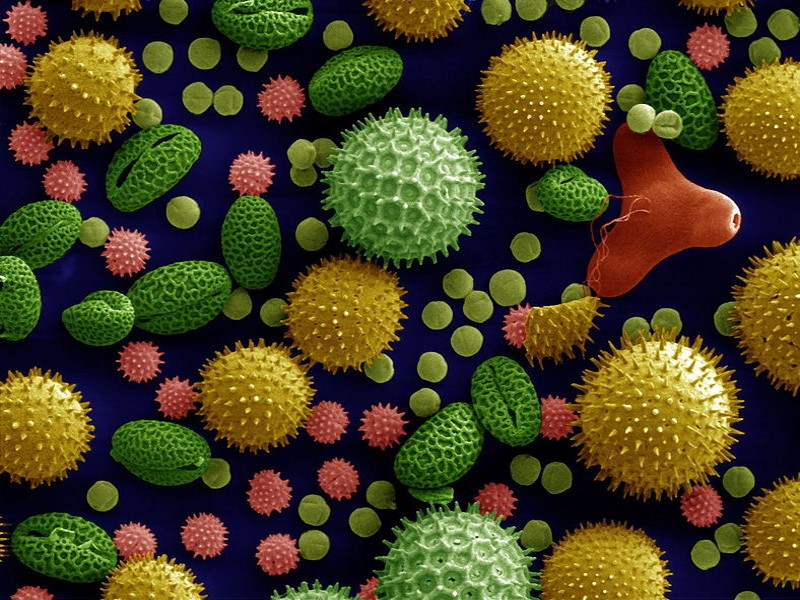
#> input picture EXAM/pollen.jpg, 800 x 600 px
$ python main.py
#> lines starting #> are read from the running program, lines starting #| are printed output that depends on the picture; after the words box and inside, x2 and y2 are one past the last pixel; in counts of white or black regions, pixels touching at a corner belong together
#> further down, imgBGR is the input picture: shape (600, 800, 3); mean B, G, R 33.4, 65.9, 73
import cv2
import numpy as np
from matplotlib import pyplot as plt


def convertimageBGRtoHSV(imgBGR):
    imgHSV = cv2.cvtColor(imgBGR, cv2.COLOR_BGR2HSV)  # avec plt.imshow, il faut reconvertir l'image
    return imgHSV

def convertimageBGRtoRGB(imgBGR):
    # IMAGE BRG -> cv2.imread
    imgRGB = cv2.cvtColor(imgBGR, cv2.COLOR_BGR2RGB)  # avec plt.imshow, il faut reconvertir l'image
#> in convertimageBGRtoHSV, `imgHSV = cv2.cvtColor(imgBGR, cv2.COLOR_BGR2HSV)  # avec plt.imshow, i..`: imgHSV: shape (600, 800, 3); mean H, S, V 63.9, 204.2, 90.4
    return imgRGB

def convertimageRGBtoBGR(imgRGB):
    # IMAGE BRG -> cv2.imread
    imgBGR = cv2.cvtColor(imgRGB, cv2.COLOR_RGB2BGR)  # avec plt.imshow, il faut reconvertir l'image
    return imgBGR

def convertimageRGBtoHSV(imgRGB):
    imgHSV = cv2.cvtColor(imgRGB,cv2.COLOR_RGB2HSV)
    return imgHSV

def convertimageHSVtoRGB(imgHSV):
    imgRGB= cv2.cvtColor(imgHSV,cv2.COLOR_HSV2RGB)
    return imgRGB

def colorpickerHSVgenerator(color):
    value = cv2.cvtColor(tableColorRGB(color), cv2.COLOR_RGB2HSV)
    min = value[0][0][0] / 2 - 5
    max = value[0][0][0] / 2 + 15
    return np.array([min, 0, 0]), np.array([max, 255, 255])

def tableColorRGB(name):
    if name == 'jaune':
        return np.uint8([[[255,255,0 ]]])
    pass

def binariseHSV(imgHSV, lower, upper):
    mask = cv2.inRange(imgHSV, lower, upper)
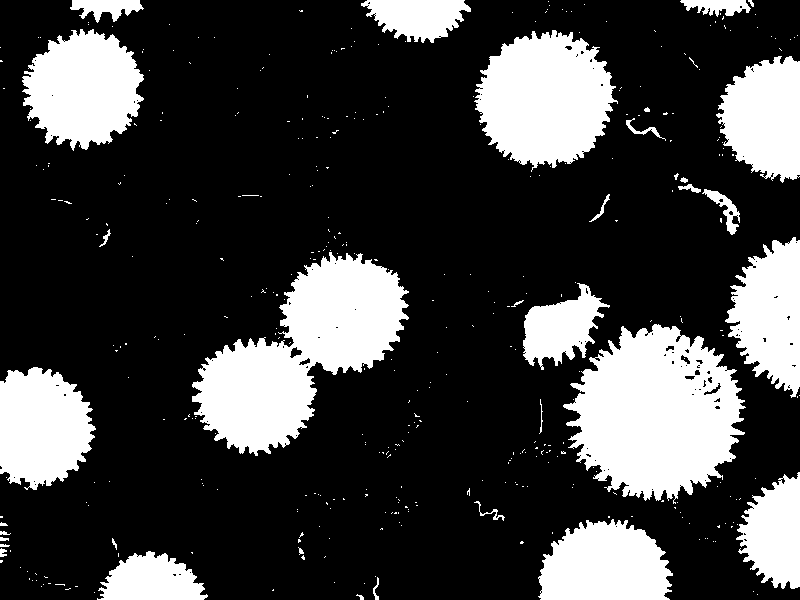
#> mask: shape (600, 800); 25.1% white; 401 white regions (367 under 20 px), largest, box (x1, y1, x2, y2) and area: (563, 324, 746, 504) 21840, (192, 252, 409, 456) 21255, (474, 30, 618, 172) 14080
    return mask

def seuillageCouleur(binarise):
    res = cv2.bitwise_and(imgBGR, imgBGR, mask=binarise)
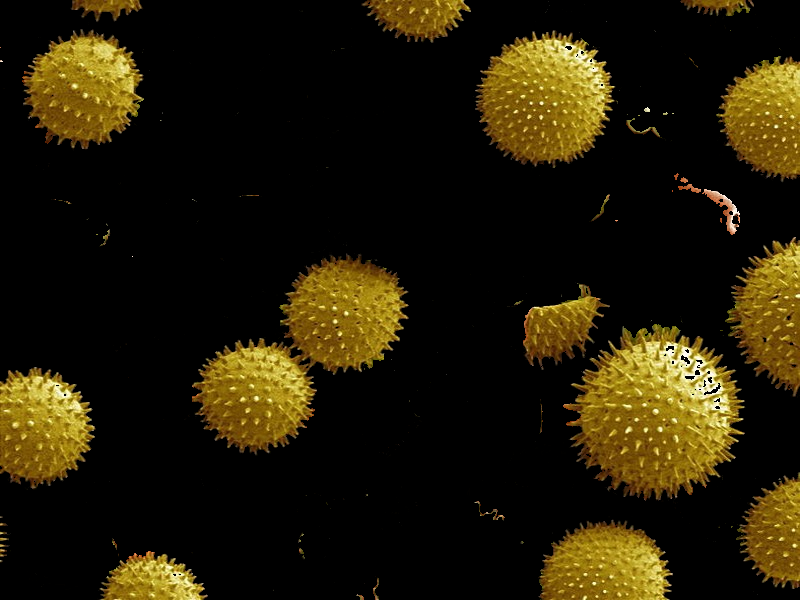
#> res: shape (600, 800, 3); mean B, G, R 6.8, 28, 35.6
#> in convertimageHSVtoRGB (call 2), `imgRGB= cv2.cvtColor(imgHSV,cv2.COLOR_HSV2RGB)`:
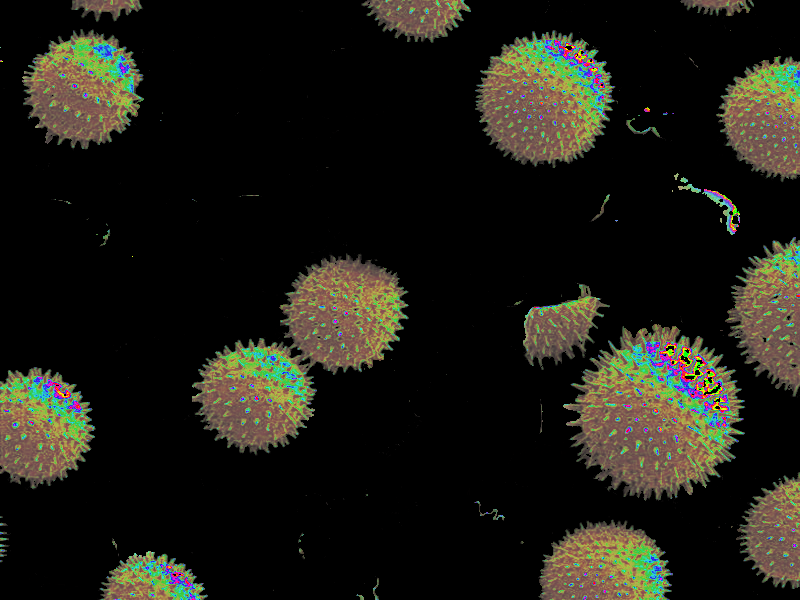
#> imgRGB: shape (600, 800, 3); mean R, G, B 29.7, 28.6, 21.1
    return res

def saveImage(img, name):
    cv2.imwrite(name + '.jpg', img)

def filtregaussien(img, nb=5):
#> called with nb = 5
    img = cv2.GaussianBlur(img, (nb, nb), 0)
#> in convertimageBGRtoHSV (call 2), `imgHSV = cv2.cvtColor(imgBGR, cv2.COLOR_BGR2HSV)  # avec plt.imshow, i..`: imgHSV: shape (600, 800, 3); mean H, S, V 64, 195.7, 90.1
#> in binariseHSV (call 2), `mask = cv2.inRange(imgHSV, lower, upper)`: mask: shape (600, 800); 25.5% white; 222 white regions (186 under 20 px), largest, box (x1, y1, x2, y2) and area: (563, 324, 745, 503) 22292, (192, 252, 409, 456) 21644, (475, 30, 618, 169) 14310
    return img

def filtremedian(img, nb=5):
    img = cv2.medianBlur(img, nb)
    return img

def openingclosing(img):
    kernel = np.ones((3, 3), np.uint8)
    opening = cv2.morphologyEx(img, cv2.MORPH_OPEN, kernel)
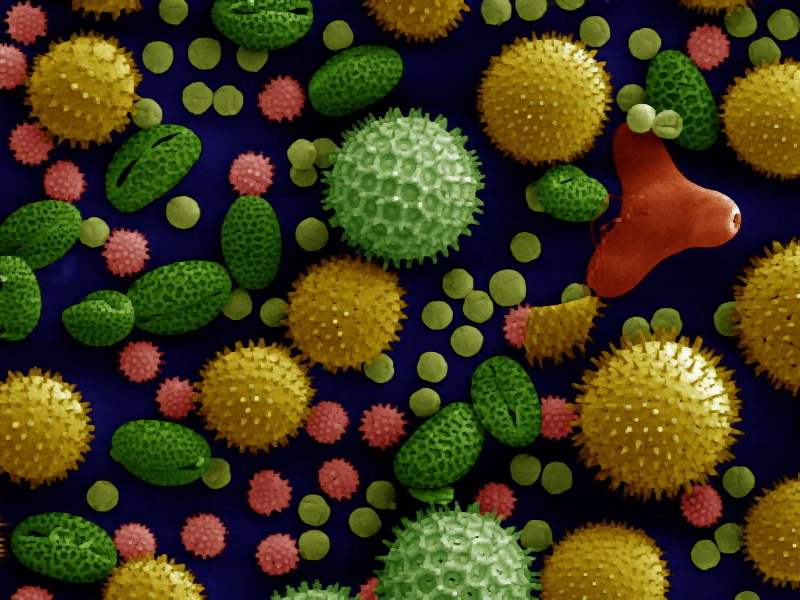
#> opening: shape (600, 800, 3); mean B, G, R 26.7, 59.6, 66.8
    closing = cv2.morphologyEx(opening, cv2.MORPH_CLOSE, kernel)
    return closing

def reductionbruit(img, filtre="null"):
    if filtre == "gaussien":
        img = filtregaussien(img)
    elif filtre == "median":
        img = filtremedian(img)
    elif filtre == "ouverture/fermeture":
        openingclosing(img)
    else:
        img = cv2.bilateralFilter(img, 9, 75, 75)
    return img

def denombrementetiquageconnexes(img):
    _, comp_conn = cv2.connectedComponents(img)
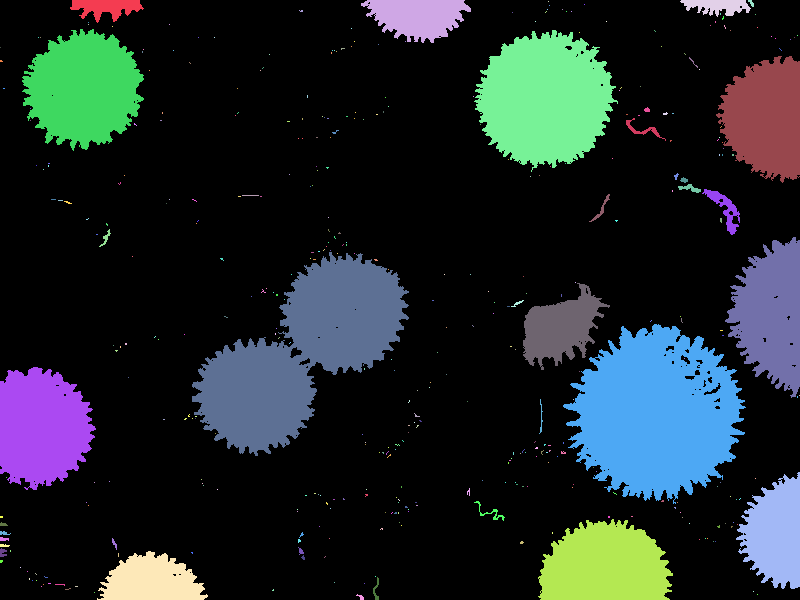
#> comp_conn: shape (600, 800) int32; 402 distinct labels, from 0 to 401; one colour per label, 0 black
    return comp_conn

if __name__ == "__main__":
    # PARTIE 1
    plt.subplot(4, 4, 1)
    imgBGR = cv2.imread('pollen.jpg')
    plt.imshow(convertimageBGRtoRGB(imgBGR), cmap='gray')
    plt.title('imgBGR')

    # imgBGR=convertImageRGBtoBGR(imgRGB)
    # plt.title('imgBGR')
    # plt.subplot(4, 4, 1)

    plt.subplot(4, 4, 2)
    imgHSV = convertimageBGRtoHSV(imgBGR)
    plt.imshow(convertimageHSVtoRGB(imgHSV), cmap='gray')
    plt.title('imgHSV')

    plt.subplot(4, 4, 3)
    lower, upper = colorpickerHSVgenerator('jaune')
    img_binarise = binariseHSV(imgHSV, lower, upper)
    saveImage(img_binarise, name='image_binaire')
    plt.imshow(img_binarise, cmap='gray')
    plt.title('image_binaire')

    plt.subplot(4, 4, 4)
    img_seuillage = seuillageCouleur(img_binarise)
    saveImage(img_seuillage, name='image_couleur_seuillee')
    plt.imshow(convertimageHSVtoRGB(img_seuillage), cmap='gray')
    plt.title('image_couleur_seuillee')

    #PARTIE 2 : GAUSSIEN

    plt.subplot(4, 4, 5)
    imggaussien = reductionbruit(imgBGR, filtre="gaussien")
    plt.imshow(convertimageBGRtoRGB(imggaussien), cmap='gray')
    plt.title('Filtre Gaussien')

    plt.subplot(4, 4, 6)
    imgHSV = convertimageBGRtoHSV(imggaussien)
    plt.imshow(convertimageHSVtoRGB(imgHSV), cmap='gray')
    plt.title('imgHSV')

    plt.subplot(4, 4, 7)
    lower, upper = colorpickerHSVgenerator('jaune')
    img_binarise = binariseHSV(imgHSV, lower, upper)
    saveImage(img_binarise, name='image_binaire_gaussien')
    plt.imshow(img_binarise, cmap='gray')
    plt.title('image_binaire')

    plt.subplot(4, 4, 8)
    img_seuillage = seuillageCouleur(img_binarise)
    saveImage(img_seuillage, name='image_couleur_seuillee_gaussien')
    plt.imshow(convertimageHSVtoRGB(img_seuillage), cmap='gray')
    plt.title('image_couleur_seuillee')

    #PARTIE 3: MEDIAN
    plt.subplot(4, 4, 9)
    img = reductionbruit(imgBGR, filtre="ouverture/fermeture")
    plt.imshow(convertimageBGRtoRGB(img), cmap='gray')
    plt.title('Ouverture/Fermeture')

    plt.subplot(4, 4, 10)
    imgHSV = convertimageBGRtoHSV(img)
    plt.imshow(convertimageHSVtoRGB(imgHSV), cmap='gray')
    plt.title('imgHSV')

    plt.subplot(4, 4, 11)
    lower, upper = colorpickerHSVgenerator('jaune')
    img_binarise = binariseHSV(imgHSV, lower, upper)
    saveImage(img_binarise, name='image_binaire_post')
    plt.imshow(img_binarise, cmap='gray')
    plt.title('image_binaire')

    plt.subplot(4, 4, 12)
    img_seuillage = seuillageCouleur(img_binarise)
    saveImage(img_seuillage, name='image_couleur_seuillee_post')
    plt.imshow(convertimageHSVtoRGB(img_seuillage), cmap='gray')
    plt.title('image_couleur_seuillee')

    #PARTIE 4 : DENOMBREMENT
    plt.subplot(4, 4, 13)
    img_denom = denombrementetiquageconnexes(img_binarise)
    saveImage(img_denom, name='image_binaire_post_denombre')
#> in saveImage (call 7), `cv2.imwrite(name + '.jpg', img)`:
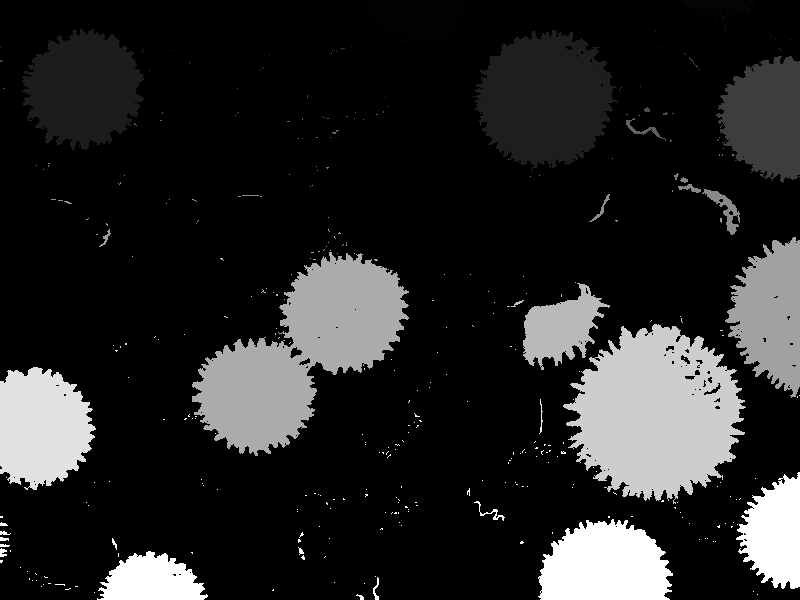
#> saved as image_binaire_post_denombre.jpg: shape (600, 800); min 0, max 255, mean 37.8
    plt.imshow(img_denom)
    plt.colorbar()
    plt.title('image_denombre')

    # [5 lines of commented-out code are left out]

    cv2.waitKey(0)
    cv2.destroyAllWindows()
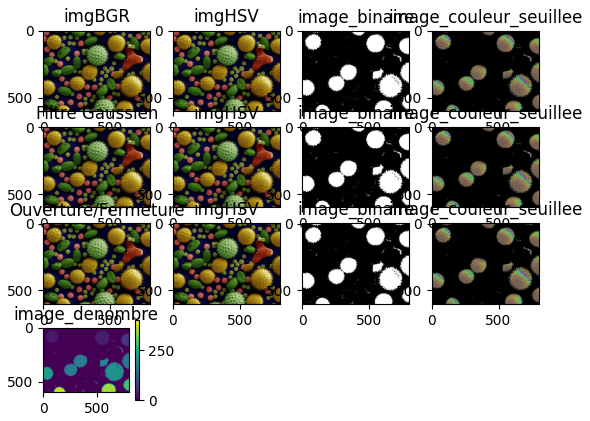
#> figure drawn by matplotlib, 14 panels
